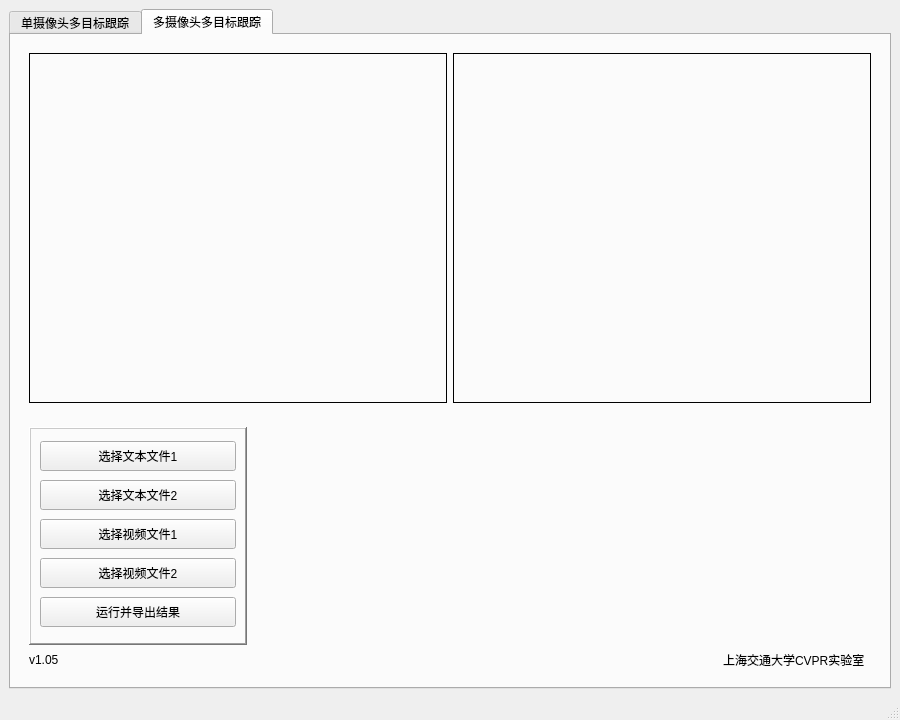
<?xml version="1.0" encoding="UTF-8"?>
<ui version="4.0">
 <class>MainWindow</class>
 <widget class="QMainWindow" name="MainWindow">
  <property name="windowModality">
   <enum>Qt::ApplicationModal</enum>
  </property>
  <property name="geometry">
   <rect>
    <x>0</x>
    <y>0</y>
    <width>900</width>
    <height>720</height>
   </rect>
  </property>
  <property name="minimumSize">
   <size>
    <width>900</width>
    <height>720</height>
   </size>
  </property>
  <property name="maximumSize">
   <size>
    <width>16777215</width>
    <height>16777215</height>
   </size>
  </property>
  <property name="windowTitle">
   <string>运动轨迹分析</string>
  </property>
  <property name="windowIcon">
   <iconset resource="resource.qrc">
    <normaloff>:/res/icon.png</normaloff>:/res/icon.png</iconset>
  </property>
  <property name="windowOpacity">
   <double>1.000000000000000</double>
  </property>
  <property name="autoFillBackground">
   <bool>false</bool>
  </property>
  <property name="styleSheet">
   <string notr="true"/>
  </property>
  <property name="toolButtonStyle">
   <enum>Qt::ToolButtonIconOnly</enum>
  </property>
  <widget class="QWidget" name="centralwidget">
   <layout class="QGridLayout" name="gridLayout_3">
    <item row="0" column="0">
     <widget class="QTabWidget" name="tabWidget">
      <property name="currentIndex">
       <number>1</number>
      </property>
      <widget class="QWidget" name="tab_1">
       <attribute name="title">
        <string>单摄像头多目标跟踪</string>
       </attribute>
       <layout class="QVBoxLayout" name="verticalLayout">
        <item>
         <widget class="QFrame" name="frame_2">
          <property name="frameShape">
           <enum>QFrame::NoFrame</enum>
          </property>
          <property name="frameShadow">
           <enum>QFrame::Raised</enum>
          </property>
          <layout class="QGridLayout" name="gridLayout_5">
           <item row="1" column="1">
            <widget class="QLabel" name="label_image_1">
             <property name="minimumSize">
              <size>
               <width>0</width>
               <height>0</height>
              </size>
             </property>
             <property name="maximumSize">
              <size>
               <width>16777215</width>
               <height>16777215</height>
              </size>
             </property>
             <property name="frameShape">
              <enum>QFrame::Panel</enum>
             </property>
             <property name="text">
              <string/>
             </property>
            </widget>
           </item>
          </layout>
         </widget>
        </item>
        <item>
         <widget class="QFrame" name="frame">
          <property name="maximumSize">
           <size>
            <width>16777215</width>
            <height>260</height>
           </size>
          </property>
          <property name="frameShape">
           <enum>QFrame::NoFrame</enum>
          </property>
          <property name="frameShadow">
           <enum>QFrame::Raised</enum>
          </property>
          <layout class="QGridLayout" name="gridLayout_4">
           <item row="0" column="0">
            <widget class="QFrame" name="frame_1_button">
             <property name="minimumSize">
              <size>
               <width>200</width>
               <height>0</height>
              </size>
             </property>
             <property name="maximumSize">
              <size>
               <width>16777215</width>
               <height>16777215</height>
              </size>
             </property>
             <property name="frameShape">
              <enum>QFrame::WinPanel</enum>
             </property>
             <property name="frameShadow">
              <enum>QFrame::Raised</enum>
             </property>
             <layout class="QGridLayout" name="gridLayout">
              <item row="2" column="0">
               <widget class="QPushButton" name="begin_1">
                <property name="minimumSize">
                 <size>
                  <width>40</width>
                  <height>30</height>
                 </size>
                </property>
                <property name="maximumSize">
                 <size>
                  <width>200</width>
                  <height>30</height>
                 </size>
                </property>
                <property name="text">
                 <string>运行</string>
                </property>
               </widget>
              </item>
              <item row="1" column="0">
               <widget class="QPushButton" name="choose_video">
                <property name="minimumSize">
                 <size>
                  <width>40</width>
                  <height>30</height>
                 </size>
                </property>
                <property name="maximumSize">
                 <size>
                  <width>200</width>
                  <height>30</height>
                 </size>
                </property>
                <property name="text">
                 <string>选择视频文件</string>
                </property>
               </widget>
              </item>
              <item row="4" column="0">
               <widget class="QPushButton" name="Output">
                <property name="minimumSize">
                 <size>
                  <width>40</width>
                  <height>30</height>
                 </size>
                </property>
                <property name="maximumSize">
                 <size>
                  <width>200</width>
                  <height>30</height>
                 </size>
                </property>
                <property name="text">
                 <string>导出结果</string>
                </property>
               </widget>
              </item>
              <item row="0" column="0">
               <widget class="QPushButton" name="Choose_txt">
                <property name="sizePolicy">
                 <sizepolicy hsizetype="Fixed" vsizetype="Maximum">
                  <horstretch>0</horstretch>
                  <verstretch>0</verstretch>
                 </sizepolicy>
                </property>
                <property name="minimumSize">
                 <size>
                  <width>40</width>
                  <height>30</height>
                 </size>
                </property>
                <property name="maximumSize">
                 <size>
                  <width>200</width>
                  <height>30</height>
                 </size>
                </property>
                <property name="text">
                 <string>选择文本文件</string>
                </property>
                <property name="autoDefault">
                 <bool>false</bool>
                </property>
                <property name="flat">
                 <bool>false</bool>
                </property>
               </widget>
              </item>
              <item row="3" column="0">
               <widget class="QPushButton" name="end_video">
                <property name="minimumSize">
                 <size>
                  <width>40</width>
                  <height>30</height>
                 </size>
                </property>
                <property name="maximumSize">
                 <size>
                  <width>200</width>
                  <height>30</height>
                 </size>
                </property>
                <property name="text">
                 <string>停止</string>
                </property>
               </widget>
              </item>
             </layout>
            </widget>
           </item>
           <item row="0" column="1">
            <widget class="QFrame" name="frame_jiaoda2">
             <property name="minimumSize">
              <size>
               <width>600</width>
               <height>0</height>
              </size>
             </property>
             <property name="frameShape">
              <enum>QFrame::NoFrame</enum>
             </property>
             <property name="frameShadow">
              <enum>QFrame::Raised</enum>
             </property>
             <layout class="QGridLayout" name="gridLayout_6">
              <item row="0" column="0">
               <widget class="QLabel" name="label_jiaoda">
                <property name="enabled">
                 <bool>true</bool>
                </property>
                <property name="sizePolicy">
                 <sizepolicy hsizetype="Fixed" vsizetype="Fixed">
                  <horstretch>0</horstretch>
                  <verstretch>0</verstretch>
                 </sizepolicy>
                </property>
                <property name="minimumSize">
                 <size>
                  <width>600</width>
                  <height>200</height>
                 </size>
                </property>
                <property name="maximumSize">
                 <size>
                  <width>600</width>
                  <height>200</height>
                 </size>
                </property>
                <property name="sizeIncrement">
                 <size>
                  <width>0</width>
                  <height>0</height>
                 </size>
                </property>
                <property name="baseSize">
                 <size>
                  <width>0</width>
                  <height>0</height>
                 </size>
                </property>
                <property name="cursor">
                 <cursorShape>ArrowCursor</cursorShape>
                </property>
                <property name="contextMenuPolicy">
                 <enum>Qt::NoContextMenu</enum>
                </property>
                <property name="acceptDrops">
                 <bool>false</bool>
                </property>
                <property name="layoutDirection">
                 <enum>Qt::RightToLeft</enum>
                </property>
                <property name="autoFillBackground">
                 <bool>false</bool>
                </property>
                <property name="frameShape">
                 <enum>QFrame::NoFrame</enum>
                </property>
                <property name="frameShadow">
                 <enum>QFrame::Plain</enum>
                </property>
                <property name="text">
                 <string/>
                </property>
                <property name="textFormat">
                 <enum>Qt::AutoText</enum>
                </property>
                <property name="pixmap">
                 <pixmap resource="resource.qrc">:/res/icon.png</pixmap>
                </property>
                <property name="scaledContents">
                 <bool>true</bool>
                </property>
                <property name="alignment">
                 <set>Qt::AlignRight|Qt::AlignTrailing|Qt::AlignVCenter</set>
                </property>
                <property name="wordWrap">
                 <bool>false</bool>
                </property>
                <property name="margin">
                 <number>20</number>
                </property>
                <property name="indent">
                 <number>-1</number>
                </property>
                <property name="openExternalLinks">
                 <bool>false</bool>
                </property>
               </widget>
              </item>
             </layout>
            </widget>
           </item>
           <item row="1" column="1">
            <widget class="QLabel" name="label_2">
             <property name="text">
              <string>上海交通大学CVPR实验室  </string>
             </property>
             <property name="textFormat">
              <enum>Qt::AutoText</enum>
             </property>
             <property name="scaledContents">
              <bool>false</bool>
             </property>
             <property name="alignment">
              <set>Qt::AlignRight|Qt::AlignTrailing|Qt::AlignVCenter</set>
             </property>
             <property name="wordWrap">
              <bool>false</bool>
             </property>
            </widget>
           </item>
           <item row="1" column="0">
            <widget class="QLabel" name="label_3">
             <property name="text">
              <string>v1.05</string>
             </property>
            </widget>
           </item>
          </layout>
         </widget>
        </item>
       </layout>
      </widget>
      <widget class="QWidget" name="tab_2">
       <attribute name="title">
        <string>多摄像头多目标跟踪</string>
       </attribute>
       <layout class="QVBoxLayout" name="verticalLayout_3">
        <item>
         <widget class="QFrame" name="frame_2_up">
          <property name="frameShape">
           <enum>QFrame::NoFrame</enum>
          </property>
          <property name="frameShadow">
           <enum>QFrame::Raised</enum>
          </property>
          <layout class="QHBoxLayout" name="horizontalLayout">
           <item>
            <widget class="QLabel" name="label_2_1">
             <property name="minimumSize">
              <size>
               <width>0</width>
               <height>0</height>
              </size>
             </property>
             <property name="maximumSize">
              <size>
               <width>600</width>
               <height>16777215</height>
              </size>
             </property>
             <property name="frameShape">
              <enum>QFrame::Panel</enum>
             </property>
             <property name="frameShadow">
              <enum>QFrame::Plain</enum>
             </property>
             <property name="text">
              <string/>
             </property>
            </widget>
           </item>
           <item>
            <widget class="QLabel" name="label_2_2">
             <property name="minimumSize">
              <size>
               <width>0</width>
               <height>0</height>
              </size>
             </property>
             <property name="maximumSize">
              <size>
               <width>600</width>
               <height>16777215</height>
              </size>
             </property>
             <property name="frameShape">
              <enum>QFrame::Panel</enum>
             </property>
             <property name="text">
              <string/>
             </property>
            </widget>
           </item>
          </layout>
         </widget>
        </item>
        <item>
         <widget class="QFrame" name="frame_2_down_main">
          <property name="sizePolicy">
           <sizepolicy hsizetype="Expanding" vsizetype="Fixed">
            <horstretch>0</horstretch>
            <verstretch>0</verstretch>
           </sizepolicy>
          </property>
          <property name="maximumSize">
           <size>
            <width>16777215</width>
            <height>260</height>
           </size>
          </property>
          <property name="frameShape">
           <enum>QFrame::NoFrame</enum>
          </property>
          <property name="frameShadow">
           <enum>QFrame::Plain</enum>
          </property>
          <layout class="QGridLayout" name="gridLayout_7">
           <item row="1" column="1">
            <widget class="QLabel" name="label">
             <property name="text">
              <string>上海交通大学CVPR实验室  </string>
             </property>
             <property name="textFormat">
              <enum>Qt::AutoText</enum>
             </property>
             <property name="scaledContents">
              <bool>false</bool>
             </property>
             <property name="alignment">
              <set>Qt::AlignRight|Qt::AlignTrailing|Qt::AlignVCenter</set>
             </property>
             <property name="wordWrap">
              <bool>false</bool>
             </property>
            </widget>
           </item>
           <item row="0" column="1">
            <widget class="QFrame" name="frame_jiaoda">
             <property name="sizePolicy">
              <sizepolicy hsizetype="Preferred" vsizetype="Preferred">
               <horstretch>0</horstretch>
               <verstretch>0</verstretch>
              </sizepolicy>
             </property>
             <property name="minimumSize">
              <size>
               <width>600</width>
               <height>0</height>
              </size>
             </property>
             <property name="layoutDirection">
              <enum>Qt::RightToLeft</enum>
             </property>
             <property name="frameShape">
              <enum>QFrame::NoFrame</enum>
             </property>
             <property name="frameShadow">
              <enum>QFrame::Raised</enum>
             </property>
             <layout class="QGridLayout" name="gridLayout_8">
              <item row="0" column="0">
               <widget class="QLabel" name="label_jiaoda_2">
                <property name="enabled">
                 <bool>true</bool>
                </property>
                <property name="sizePolicy">
                 <sizepolicy hsizetype="Preferred" vsizetype="Preferred">
                  <horstretch>0</horstretch>
                  <verstretch>0</verstretch>
                 </sizepolicy>
                </property>
                <property name="minimumSize">
                 <size>
                  <width>600</width>
                  <height>200</height>
                 </size>
                </property>
                <property name="maximumSize">
                 <size>
                  <width>600</width>
                  <height>200</height>
                 </size>
                </property>
                <property name="contextMenuPolicy">
                 <enum>Qt::NoContextMenu</enum>
                </property>
                <property name="acceptDrops">
                 <bool>false</bool>
                </property>
                <property name="layoutDirection">
                 <enum>Qt::RightToLeft</enum>
                </property>
                <property name="autoFillBackground">
                 <bool>false</bool>
                </property>
                <property name="frameShape">
                 <enum>QFrame::NoFrame</enum>
                </property>
                <property name="text">
                 <string/>
                </property>
                <property name="textFormat">
                 <enum>Qt::AutoText</enum>
                </property>
                <property name="pixmap">
                 <pixmap resource="resource.qrc">:/res/icon.png</pixmap>
                </property>
                <property name="scaledContents">
                 <bool>true</bool>
                </property>
                <property name="alignment">
                 <set>Qt::AlignRight|Qt::AlignTop|Qt::AlignTrailing</set>
                </property>
                <property name="wordWrap">
                 <bool>false</bool>
                </property>
                <property name="margin">
                 <number>20</number>
                </property>
                <property name="indent">
                 <number>-1</number>
                </property>
                <property name="openExternalLinks">
                 <bool>false</bool>
                </property>
               </widget>
              </item>
             </layout>
            </widget>
           </item>
           <item row="0" column="0">
            <widget class="QFrame" name="frame_2_button">
             <property name="minimumSize">
              <size>
               <width>200</width>
               <height>0</height>
              </size>
             </property>
             <property name="maximumSize">
              <size>
               <width>16777215</width>
               <height>16777215</height>
              </size>
             </property>
             <property name="frameShape">
              <enum>QFrame::WinPanel</enum>
             </property>
             <property name="frameShadow">
              <enum>QFrame::Raised</enum>
             </property>
             <layout class="QGridLayout" name="gridLayout_2">
              <item row="0" column="0">
               <widget class="QPushButton" name="choose_mat1">
                <property name="sizePolicy">
                 <sizepolicy hsizetype="Fixed" vsizetype="Maximum">
                  <horstretch>0</horstretch>
                  <verstretch>0</verstretch>
                 </sizepolicy>
                </property>
                <property name="minimumSize">
                 <size>
                  <width>40</width>
                  <height>30</height>
                 </size>
                </property>
                <property name="maximumSize">
                 <size>
                  <width>200</width>
                  <height>30</height>
                 </size>
                </property>
                <property name="text">
                 <string>选择文本文件1</string>
                </property>
               </widget>
              </item>
              <item row="1" column="0">
               <widget class="QPushButton" name="choose_mat2">
                <property name="sizePolicy">
                 <sizepolicy hsizetype="Fixed" vsizetype="Maximum">
                  <horstretch>0</horstretch>
                  <verstretch>0</verstretch>
                 </sizepolicy>
                </property>
                <property name="minimumSize">
                 <size>
                  <width>40</width>
                  <height>30</height>
                 </size>
                </property>
                <property name="maximumSize">
                 <size>
                  <width>200</width>
                  <height>30</height>
                 </size>
                </property>
                <property name="text">
                 <string>选择文本文件2</string>
                </property>
               </widget>
              </item>
              <item row="2" column="0">
               <widget class="QPushButton" name="choose_video1">
                <property name="sizePolicy">
                 <sizepolicy hsizetype="Fixed" vsizetype="Maximum">
                  <horstretch>0</horstretch>
                  <verstretch>0</verstretch>
                 </sizepolicy>
                </property>
                <property name="minimumSize">
                 <size>
                  <width>40</width>
                  <height>30</height>
                 </size>
                </property>
                <property name="maximumSize">
                 <size>
                  <width>200</width>
                  <height>30</height>
                 </size>
                </property>
                <property name="text">
                 <string>选择视频文件1</string>
                </property>
               </widget>
              </item>
              <item row="3" column="0">
               <widget class="QPushButton" name="choose_video2">
                <property name="sizePolicy">
                 <sizepolicy hsizetype="Fixed" vsizetype="Maximum">
                  <horstretch>0</horstretch>
                  <verstretch>0</verstretch>
                 </sizepolicy>
                </property>
                <property name="minimumSize">
                 <size>
                  <width>40</width>
                  <height>30</height>
                 </size>
                </property>
                <property name="maximumSize">
                 <size>
                  <width>200</width>
                  <height>30</height>
                 </size>
                </property>
                <property name="text">
                 <string>选择视频文件2</string>
                </property>
               </widget>
              </item>
              <item row="4" column="0">
               <widget class="QPushButton" name="begin_2">
                <property name="minimumSize">
                 <size>
                  <width>40</width>
                  <height>30</height>
                 </size>
                </property>
                <property name="maximumSize">
                 <size>
                  <width>200</width>
                  <height>30</height>
                 </size>
                </property>
                <property name="text">
                 <string>运行并导出结果</string>
                </property>
               </widget>
              </item>
             </layout>
            </widget>
           </item>
           <item row="1" column="0">
            <widget class="QLabel" name="label_4">
             <property name="text">
              <string>v1.05</string>
             </property>
            </widget>
           </item>
          </layout>
         </widget>
        </item>
       </layout>
      </widget>
     </widget>
    </item>
   </layout>
  </widget>
  <widget class="QMenuBar" name="menubar">
   <property name="geometry">
    <rect>
     <x>0</x>
     <y>0</y>
     <width>900</width>
     <height>26</height>
    </rect>
   </property>
  </widget>
  <widget class="QStatusBar" name="statusbar"/>
 </widget>
 <resources>
  <include location="resource.qrc"/>
 </resources>
 <connections>
  <connection>
   <sender>choose_video</sender>
   <signal>clicked()</signal>
   <receiver>MainWindow</receiver>
   <slot>Open_file_video()</slot>
   <hints>
    <hint type="sourcelabel">
     <x>223</x>
     <y>509</y>
    </hint>
    <hint type="destinationlabel">
     <x>655</x>
     <y>34</y>
    </hint>
   </hints>
  </connection>
  <connection>
   <sender>Choose_txt</sender>
   <signal>clicked()</signal>
   <receiver>MainWindow</receiver>
   <slot>Open_file_txt()</slot>
   <hints>
    <hint type="sourcelabel">
     <x>223</x>
     <y>472</y>
    </hint>
    <hint type="destinationlabel">
     <x>507</x>
     <y>31</y>
    </hint>
   </hints>
  </connection>
  <connection>
   <sender>choose_mat1</sender>
   <signal>clicked()</signal>
   <receiver>MainWindow</receiver>
   <slot>Open_file_mat1()</slot>
   <hints>
    <hint type="sourcelabel">
     <x>223</x>
     <y>472</y>
    </hint>
    <hint type="destinationlabel">
     <x>694</x>
     <y>693</y>
    </hint>
   </hints>
  </connection>
  <connection>
   <sender>choose_mat2</sender>
   <signal>clicked()</signal>
   <receiver>MainWindow</receiver>
   <slot>Open_file_mat2()</slot>
   <hints>
    <hint type="sourcelabel">
     <x>223</x>
     <y>509</y>
    </hint>
    <hint type="destinationlabel">
     <x>217</x>
     <y>694</y>
    </hint>
   </hints>
  </connection>
  <connection>
   <sender>choose_video1</sender>
   <signal>clicked()</signal>
   <receiver>MainWindow</receiver>
   <slot>Open_file_video1()</slot>
   <hints>
    <hint type="sourcelabel">
     <x>223</x>
     <y>546</y>
    </hint>
    <hint type="destinationlabel">
     <x>840</x>
     <y>691</y>
    </hint>
   </hints>
  </connection>
  <connection>
   <sender>choose_video2</sender>
   <signal>clicked()</signal>
   <receiver>MainWindow</receiver>
   <slot>Open_file_video2()</slot>
   <hints>
    <hint type="sourcelabel">
     <x>223</x>
     <y>583</y>
    </hint>
    <hint type="destinationlabel">
     <x>859</x>
     <y>690</y>
    </hint>
   </hints>
  </connection>
 </connections>
 <slots>
  <slot>show_about()</slot>
  <slot>Open_file_txt()</slot>
  <slot>Open_file_video()</slot>
  <slot>mot_thread_start()</slot>
  <slot>Open_file2()</slot>
  <slot>mcmot_thread_start()</slot>
  <slot>End_1()</slot>
  <slot>Open_file_mat1()</slot>
  <slot>Open_file_mat2()</slot>
  <slot>Open_file_video1()</slot>
  <slot>Open_file_video2()</slot>
  <slot>Out_put()</slot>
 </slots>
</ui>
